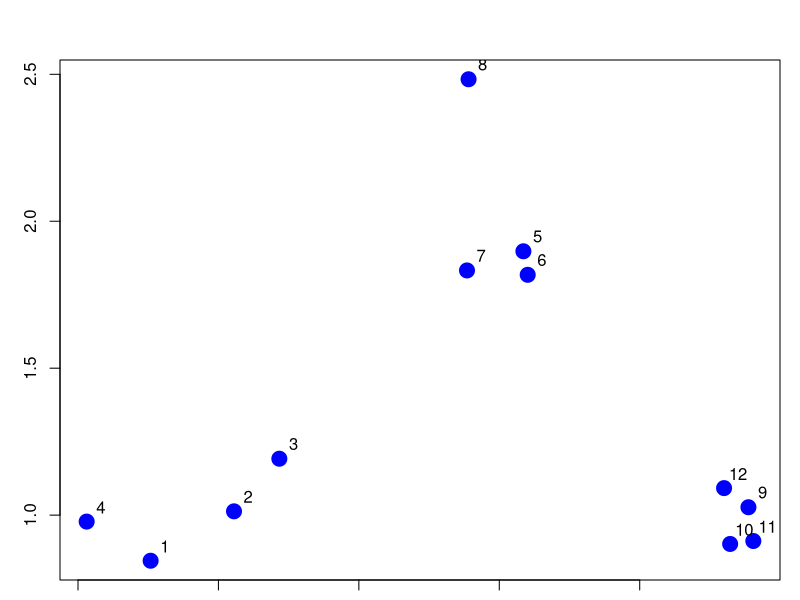
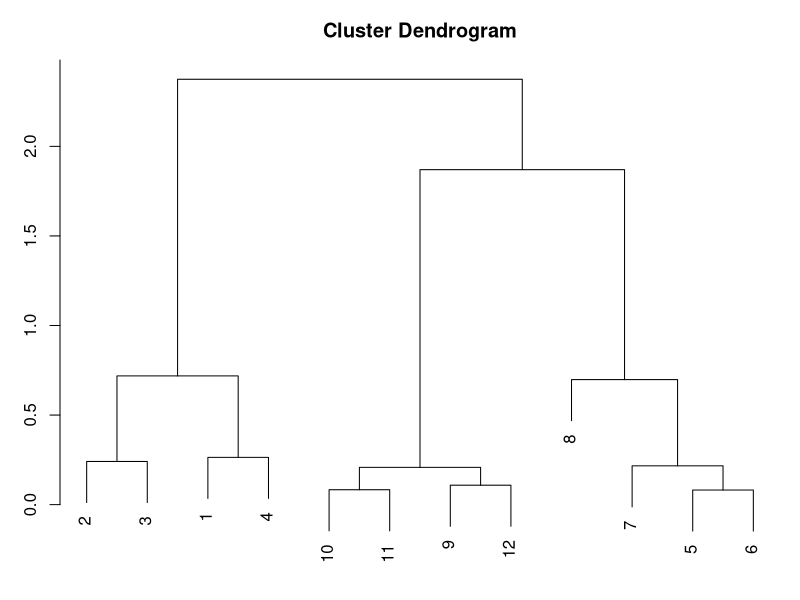
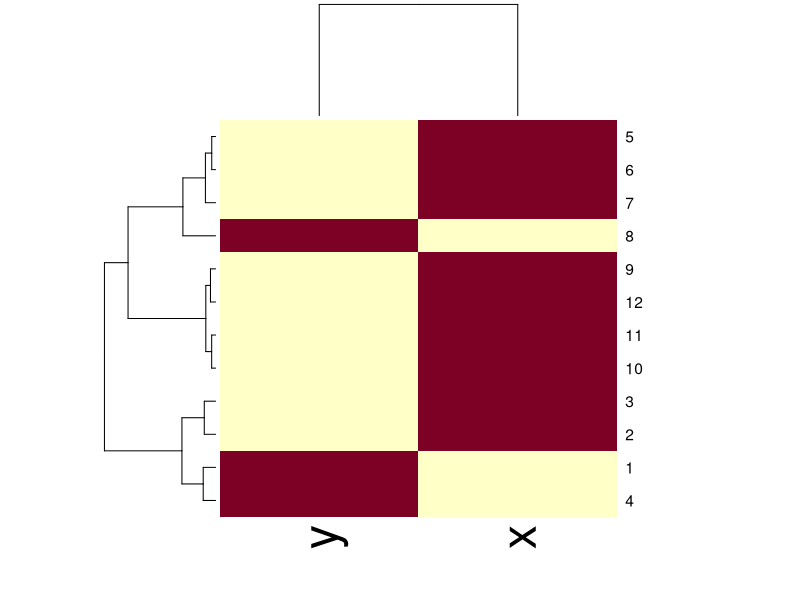
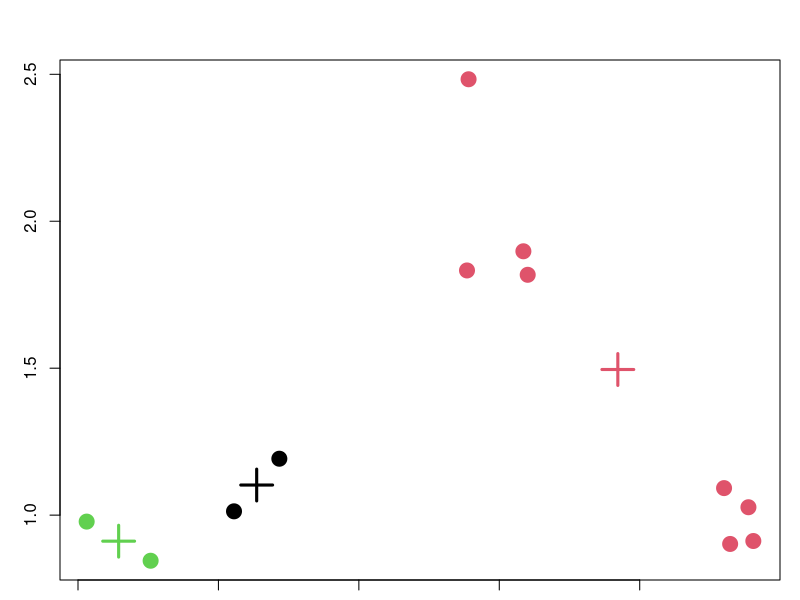
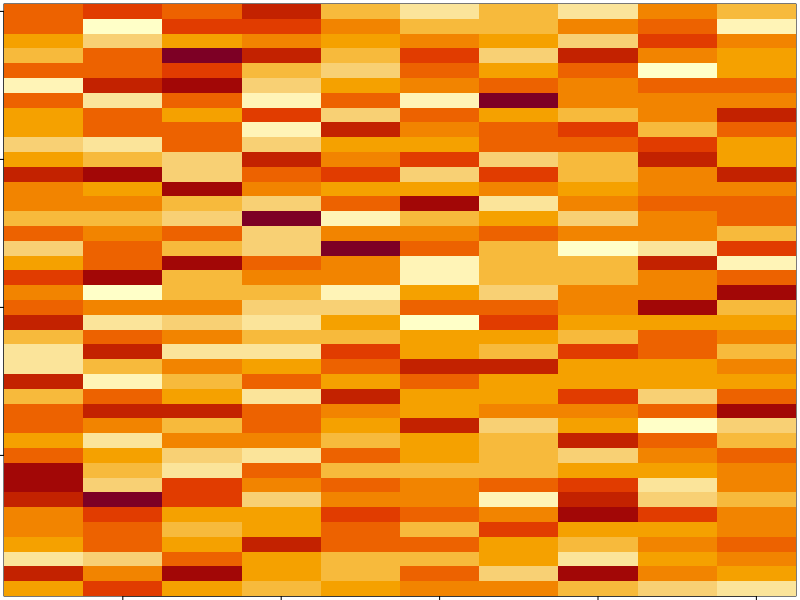

R code for these plots, in order:
## Hierarchical clustering
rm(list=ls())
set.seed(1234)
par(mar=c(1,3,3,1))
# Aufbau von drei Clustern mit je 4 Elementen
x<-rnorm(12, mean=rep(1:3,each=4),sd=0.2)
y<-rnorm(12, mean=rep(c(1,2,1),each=4),sd=0.2)
plot(x,y,col="blue",pch=19,cex=2)
# Punkte im plot beschriften
text(x+0.05,y+0.05,labels=as.character(1:12))
# Analyse der euklidischen Distanz
dataFrame<-data.frame(x=x,y=y)
dist(dataFrame)
# Darstellung der euklidischen Distanzen in einem Dendogram
distxy<-dist(dataFrame)
hClustering<-hclust(distxy)
plot(hClustering)

# Die Maximale Distanz zwischen zwei Clustern wird complete distance genannt

# Grafische Darstellung von Clustern in einer Heatmap
# Eine Heatmap ist ein 2D-Dendogram
dataMatrix<-as.matrix(dataFrame)
heatmap(dataMatrix)

## K-means Clustering
# Cluster-Schwerpunkt ist der Centroid
set.seed(1234)
x<-rnorm(12, mean=rep(1:3,each=4),sd=0.2)
y<-rnorm(12, mean=rep(c(1,2,1),each=4),sd=0.2)
# Algorithmus start
# 1. Die Position der Centroids wird geraten
# 2. Alle Punkte die am nächsten an einem Centroid liegen werden mit der
#    Farbe dieses Centroid eingefärbt
# Algorithmus n-te Iteration
# 1. Die Centroids verschieben sich in den Mittelpunkt ihrer eingefärbten Punkte
# 2. Alle Punkte die am nächsten an einem Centroid liegen werden mit der
#    Farbe dieses Centroid eingefärbt
dataFrame<-data.frame(x,y)
# Die Anzahl der Cluster muss vom Benutzer geraten werden
kmeansObj<-kmeans(dataFrame, centers=3)
# Die Zuordnung der Punkte nach Cluster
kmeansObj$cluster
# Darstellung der Kmeans
plot(x,y,col=kmeansObj$cluster,pch=19,cex=2)
points(kmeansObj$centers,col=1:3, pch=3,cex=3,lwd=3)

# Singular Value Decomposition
# https://class.coursera.org/exdata-007/lecture/55
set.seed(12345)
par(mar=rep(0.2,4))
dataMatrix<-matrix(rnorm(400), nrow=40)
image(1:10,1:40,t(dataMatrix)[,nrow(dataMatrix):1])
# Nachfolgend wird in zufälligen Zeilen ein Offset addiert
set.seed(678910)
for(i in 1:40) {
  coinFlip<-rbinom(1,size=1,prob=0.5)
  if (coinFlip) {
       dataMatrix[i,]<-dataMatrix[i,]+rep(c(0,3),each=5)
  }
}

# SVD Zerlegung einer Matrix nach ihren unabhängigen Variablen
# X=UDV wobei: X=Original, U=links_singulär, V=rechts_singulär, D=Diagonal
########
# PCA beschreibt: Bei jeder Spalte von X wird der Mittelwert abgezogen und
#  danach wird jede Spalte durch die jeweilige std.Abweichung geteilt
########
# Die Zeilen können nach ihrem Cluster neu sortiert werden
hh<-hclust(dist(dataMatrix))
dataMatrixOrdered<-dataMatrix[hh$order,]

# Beispiel einer SVD bei einer Bilddatenzerlegung

# Einstellung der Farbcodierung auf Plots